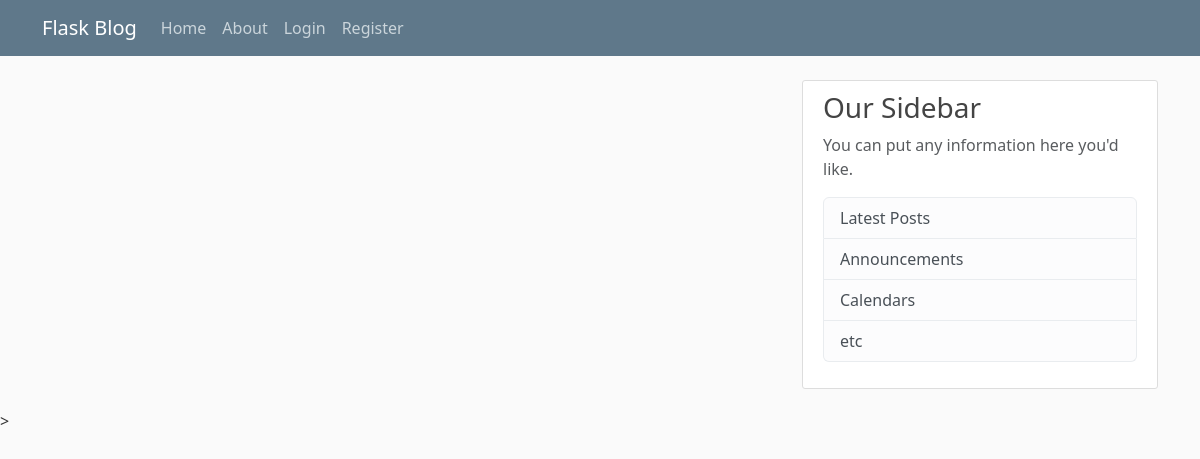
Page /home on the earlier database version.
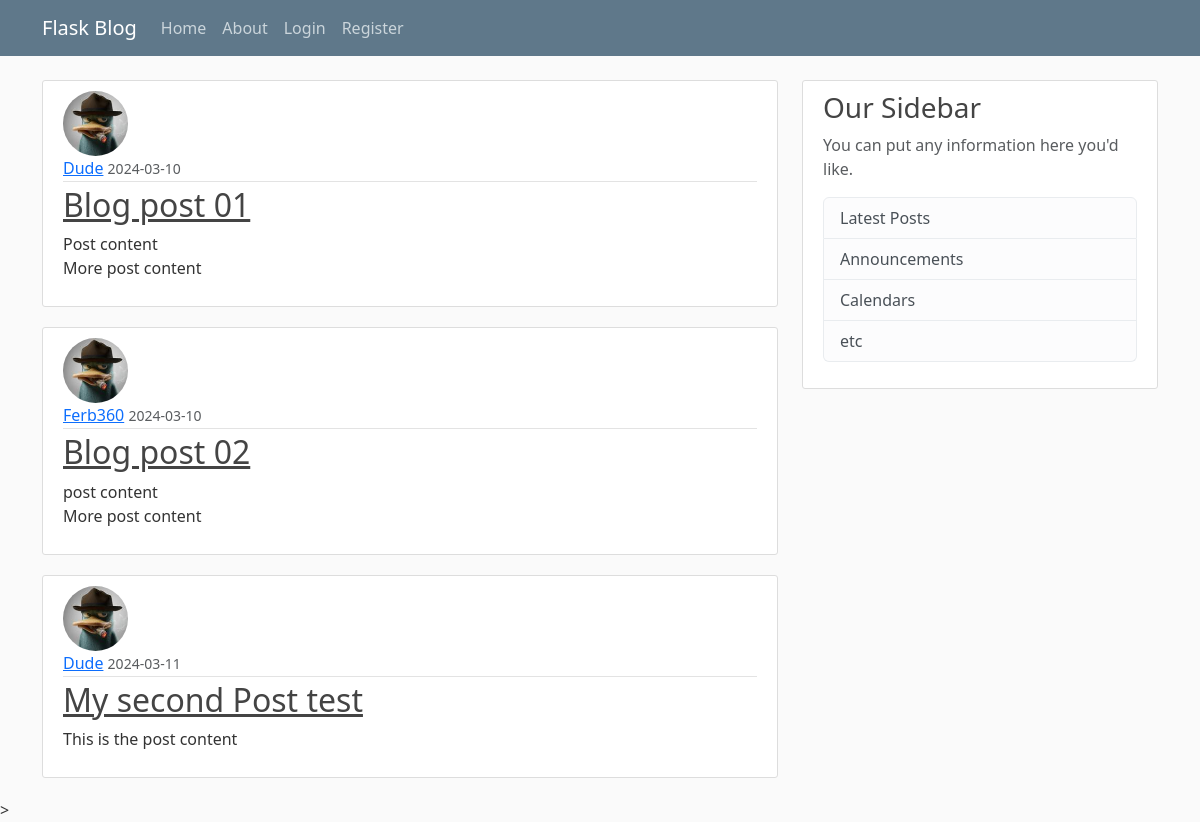
Same page on the later database version.
### myapp/models.py (models this page shows, shortened)
class Post(db.Model):
    id = db.Column(db.Integer(),unique = True,primary_key = True)
    title = db.Column(db.String(100), nullable = False)
    date_posted = db.Column(db.DateTime, nullable = False, default=datetime.utcnow)
    content = db.Column(db.Text, nullable = False)
    user_id = db.Column(db.Integer(),db.ForeignKey('user.id'),nullable = False)

class User(db.Model, UserMixin):
    id = db.Column(db.Integer(),unique = True,primary_key = True)
    username = db.Column(db.String(20),unique = True, nullable = False)
    email = db.Column(db.String(120),unique = True, nullable = False)
    img_file = db.Column(db.String(20), nullable = False,default = 'default.jpg')
    password = db.Column(db.String(60),nullable = False)
    posts = db.relationship('Post', backref='author', lazy=True)

### myapp/routes.py (the view)
@app.route('/')
@app.route('/home')
def home():
    posts = Post.query.all()
    return render_template('home.html', posts=posts)

### myapp/templates/home.html
    {% extends "layout.html" %}
    {% block content %}
    {% for post in posts %}
    <article class="media content-section">
        <img src="{{ url_for('static', filename='profile_pics/'+ post.author.img_file) }}" alt="" class="rounded-circle article-img">
        <div class="media-body">
            <div class="article-metadata">
                <a class="mr-2" href="#">{{ post.author.username }}</a>
                <small class="text-muted">{{ post.date_posted.strftime('%Y-%m-%d') }}</small>
            </div>
            <h2><a class="article-title" href="{{ url_for('post',post_id=post.id) }}">{{ post.title }}</a></h2>
            <p class="article-content">{{ post.content }}</p>
        </div>
    </article>
    {% endfor %}
    {% endblock content %}

### myapp/templates/layout.html (shortened to what this page needs)
<!DOCTYPE html>
<html lang="en">
<head>
    <link href="https://cdn.jsdelivr.net/npm/bootstrap@5.3.3/dist/css/bootstrap.min.css" rel="stylesheet"
>
    <link rel="stylesheet" type="text/css" href="{{url_for('static', filename='main.css')}}">
</head>
<body>
    <header class="site-header">
        <nav class="navbar navbar-expand-md navbar-dark bg-steel fixed-top">
            <div class="container">
                <a class="navbar-brand mr-4" href="{{url_for('home')}}">Flask Blog</a>
                <div class="collapse navbar-collapse" id="navbarToggle">
                    <div class="navbar-nav mr-auto">
                        <a class="nav-item nav-link" href="{{url_for('home')}}">Home</a>
                        <a class="nav-item nav-link" href="{{url_for('about')}}">About</a>
                    </div>
                    <div class="navbar-nav">
                        {% if current_user.is_authenticated %}
                        <a class="nav-item nav-link" href="{{url_for('new_post')}}">New post</a>
                        <a class="nav-item nav-link" href="{{url_for('account')}}">Account</a>
                        <a class="nav-item nav-link" href="{{url_for('logout')}}">Logout</a>
                        {% else %}
                        <a class="nav-item nav-link" href="{{url_for('login')}}">Login</a>
                        <a class="nav-item nav-link" href="{{url_for('register')}}">Register</a>
                        {% endif %}
                    </div>
                </div>
            </div>
        </nav>
    </header>
    <main role="main" class="container">
        <div class="row">
            <div class="col-md-8">
                {% block content %}{% endblock %}
            </div>
            <div class="col-md-4">
                <div class="content-section">
                    <h3>Our Sidebar</h3>
                    <p class='text-muted'>You can put any information here you'd like.
                    <ul class="list-group">
                        <li class="list-group-item list-group-item-light">Latest Posts</li>
                        <li class="list-group-item list-group-item-light">Announcements</li>
                        <li class="list-group-item list-group-item-light">Calendars</li>
                        <li class="list-group-item list-group-item-light">etc</li>
                    </ul>
                    </p>
                </div>
            </div>
        </div>
    </main>
        >
</body>
</html>

### myapp/static/main.css (style rules this page uses)
body { background: #fafafa; color: #333333; margin-top: 5rem; }
h1, h2, h3, h4, h5, h6 { color: #444444; }
.bg-steel { background-color: #5f788a; }
.site-header .navbar-nav .nav-link { color: #cbd5db; }
.content-section { background: #ffffff; padding: 10px 20px; border: 1px solid #dddddd; border-radius: 3px; margin-bottom: 20px; }
.article-title { color: #444444; }
.article-content { white-space: pre-line; }
.article-img { height: 65px; width: 65px; margin-right: 16px; }
.article-metadata { padding-bottom: 1px; margin-bottom: 4px; border-bottom: 1px solid #e3e3e3 }

Differences in the rows shown:
added Post: img_file (picture), author.username "Dude", date_posted "2024-03-10", title "Blog post 01", content "Post content More post content"
added Post: img_file (picture), author.username "Ferb360", date_posted "2024-03-10", title "Blog post 02", content "post content More post content"
added Post: img_file (picture), author.username "Dude", date_posted "2024-03-11", title "My second Post test", content "This is the post content"
